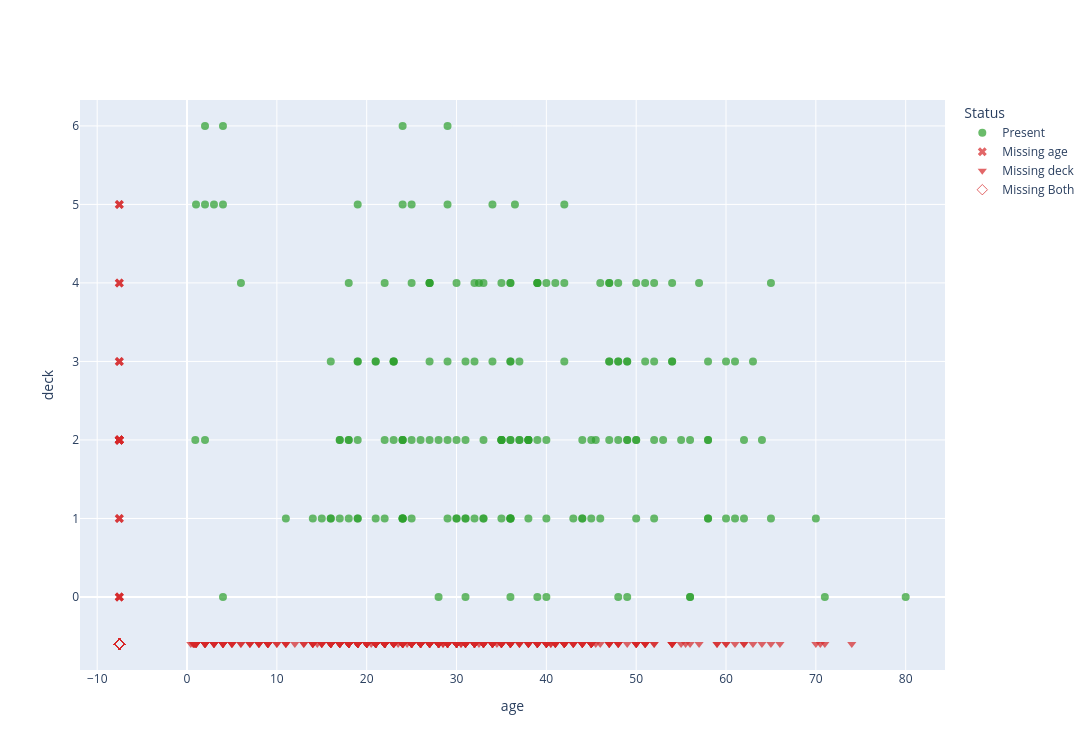

The code cell stored with this chart in its notebook:
### Code cell
df.scatterplot("age", "deck").show()

### Figure 1 — Plotly figure (JSON) as saved in the notebook; plotly's stock layout.template omitted (floating-point values rounded to 4 significant figures; data arrays with more than 128 entries replaced by an {"elided": "..."} marker saying what was removed)
{"data": [{"customdata": {"elided": "184x2 float values"}, "hovertemplate": "<b>age</b>: %{customdata[0]}<br><b>deck</b>: %{customdata[1]}<br><b>Status</b>: Present<extra></extra>", "marker": {"color": "#2ca02c", "opacity": 0.7, "size": 8, "symbol": "circle"}, "mode": "markers", "name": "Present", "type": "scatter", "x": {"elided": "184 float values"}, "y": {"elided": "184 float values"}}, {"customdata": [["Missing", 1], ["Missing", 2], ["Missing", 5], ["Missing", 4], ["Missing", 0], ["Missing", 0], ["Missing", 2], ["Missing", 4], ["Missing", 2], ["Missing", 3], ["Missing", 0], ["Missing", 2], ["Missing", 2], ["Missing", 2], ["Missing", 3], ["Missing", 5], ["Missing", 1], ["Missing", 2], ["Missing", 2]], "hovertemplate": "<b>age</b>: %{customdata[0]}<br><b>deck</b>: %{customdata[1]}<br><b>Status</b>: Missing age<extra></extra>", "marker": {"color": "#d62728", "opacity": 0.7, "size": 8, "symbol": "x"}, "mode": "markers", "name": "Missing age", "type": "scatter", "x": [-7.538, -7.538, -7.538, -7.538, -7.538, -7.538, -7.538, -7.538, -7.538, -7.538, -7.538, -7.538, -7.538, -7.538, -7.538, -7.538, -7.538, -7.538, -7.538], "y": [1.0, 2.0, 5.0, 4.0, 0.0, 0.0, 2.0, 4.0, 2.0, 3.0, 0.0, 2.0, 2.0, 2.0, 3.0, 5.0, 1.0, 2.0, 2.0]}, {"customdata": {"elided": "530x2 mixed values"}, "hovertemplate": "<b>age</b>: %{customdata[0]}<br><b>deck</b>: %{customdata[1]}<br><b>Status</b>: Missing deck<extra></extra>", "marker": {"color": "#d62728", "opacity": 0.7, "size": 8, "symbol": "triangle-down"}, "mode": "markers", "name": "Missing deck", "type": "scatter", "x": {"elided": "530 float values"}, "y": {"elided": "530 float values"}}, {"customdata": {"elided": "158x2 str values"}, "hovertemplate": "<b>age</b>: %{customdata[0]}<br><b>deck</b>: %{customdata[1]}<br><b>Status</b>: Missing both<extra></extra>", "marker": {"color": "#d62728", "opacity": 0.7, "size": 8, "symbol": "diamond-open"}, "mode": "markers", "name": "Missing Both", "type": "scatter", "x": {"elided": "158 float values"}, "y": {"elided": "158 float values"}}], "layout": {"dragmode": "pan", "font": {}, "height": 750, "legend": {"title": {"text": "Status"}}, "showlegend": true, "title": {}, "width": 1500, "xaxis": {"range": [-11.91, 84.38], "title": {"text": "age"}}, "yaxis": {"range": [-0.93, 6.33], "title": {"text": "deck"}}}}
